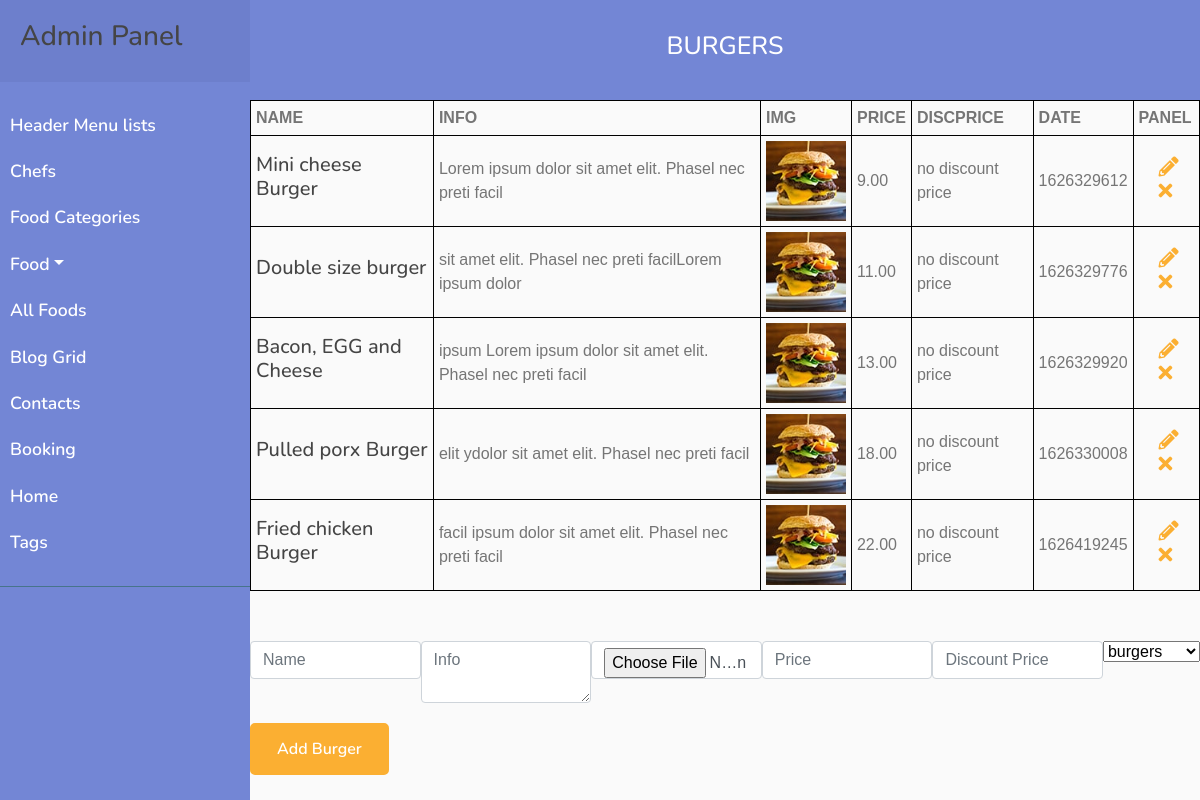
/php/admin/burgers.php?catId=1, run on the app's committed database.
### tables this page shows
CREATE TABLE `all_foods` (
  `id` int(16) NOT NULL,
  `name` varchar(128) NOT NULL,
  `info` text NOT NULL,
  `img` varchar(128) NOT NULL,
  `price` varchar(16) NOT NULL,
  `discPrice` varchar(16) NOT NULL,
  `categories_id` int(16) NOT NULL,
  `date` int(32) NOT NULL
);

### php/admin/burgers.php (the view, shortened to what this page needs)
<!DOCTYPE html>
<html lang="en">
<head>
    <link href="https://stackpath.bootstrapcdn.com/bootstrap/4.4.1/css/bootstrap.min.css" rel="stylesheet">
    <link href="https://cdnjs.cloudflare.com/ajax/libs/font-awesome/5.10.0/css/all.min.css" rel="stylesheet">
    <link href="../../lib/animate/animate.min.css" rel="stylesheet">
    <link href="../../lib/owlcarousel/assets/owl.carousel.min.css" rel="stylesheet">
    <link href="../../lib/flaticon/font/flaticon.css" rel="stylesheet">
    <link href="../../lib/tempusdominus/css/tempusdominus-bootstrap-4.min.css" rel="stylesheet" />
    <link href="../../css/style.css" rel="stylesheet">
</head>
<body>
    <div class="admin">
        <?php
        require_once "../../components/adminFoodNav.php";
        ?>
        <div class="admin__section admin__section_header-list">
            <div class="admin__section_head">
                <h3 class="admin__section_title">Burgers</h3>
            </div>
            <div class="admin__section_content">
                <div class="admin__section_content">
                    <div class="admin__burgers">
                        <table class="admin__table">
                            <tr>
                                <th class="admin__table_title">name</th>
                                <th class="admin__table_title">info</th>
                                <th class="admin__table_title">img</th>
                                <th class="admin__table_title">price</th>
                                <th class="admin__table_title">discPrice</th>
                                <th class="admin__table_title">date</th>
                                <th class="admin__table_title">panel</th>
                            </tr>
                            <?php
                            $query = "SELECT * FROM all_foods WHERE categories_id = $_GET[catId]";
                            $result = mysqli_query($mysqli, $query);
                            while ($row = mysqli_fetch_assoc($result)) {
                            ?>
                                <tr class="admin__section_item">
                                    <td class="admin__section_item_td">
                                        <h3 class="admin__section_item_name">
                                            <?php echo $row['name'] ?>
                                        </h3>
                                    </td>
                                    <td class="admin__section_item_td">
                                        <?php echo $row['info'] ?>
                                    </td>
                                    <td class="admin__section_item_td">
                                        <div class="admin__section_img">
                                            <img src="../../img/foods/<?php echo $row['img'] ?>" alt="<?php echo $row['name'] ?>">
                                        </div>
                                    </td>
                                    <td class="admin__section_item_td">
                                        <?php echo $row['price'] ?>
                                    </td>
                                    <td class="admin__section_item_td">
                                        <?php echo $row['discPrice'] ? $row['discPrice'] : "no discount price" ?>
                                    </td>
                                    <td class="admin__section_item_td">
                                        <?php echo $row['date'] ?>
                                    </td>
                                    <td class="admin__section_item_td">
                                        <a href="?catId=<?php echo $_GET["catId"] ?>&id=<?php echo $row["id"] ?>">
                                            <i class="example__class admin__icon fas fa-pencil-alt"></i>
                                        </a>
                                        <a href="./allFoods/remove.php?id=<?php echo $row["id"] ?>">
                                            <i class="admin__icon fas fa-times"></i>
                                        </a>
                                    </td>
                                </tr>
                            <?php } ?>
                        </table>
                    </div>
                    <?php
                    $id = '';
                    $name = '';
                    $info = '';
                    $price = '';
                    ?>
                    <form class="admin__form" action="<?php if (isset($_GET['id'])) {
                                                            echo './allFoods/update.php?id=' . $id;
                                                        } else {
                                                            echo './allFoods/insert.php';
                                                        } ?>" method="POST" enctype="multipart/form-data">
                        <div class="form__flex">
                            <input class="admin__inp admin__inp_food form-control" type="text" name="name" value="<?php echo $name; ?>" placeholder="Name" required>
                            <textarea class="admin__inp admin__inp_food form-control" name="info" placeholder="Info"><?php echo $info; ?></textarea>
                            <input class="admin__inp admin__inp_food form-control" type="file" name="img"
                            <?php if (!isset($_GET['id'])) {echo 'required';} ?>>
                            <input class="admin__inp admin__inp_food form-control" type="number" name="price" value="<?php echo $price; ?>" placeholder="Price" required>
                            <input class="admin__inp admin__inp_food form-control" type="number" name="discPrice" value="<?php echo $discPrice; ?>" placeholder="Discount Price">
                            <select name="categoriesId" id="categoriesId" name="categoriesId">
                                <?php
                                $query = 'SELECT * FROM food_categories';
                                $result = mysqli_query($mysqli, $query);
                                while ($row = mysqli_fetch_assoc($result)) { ?>
                                    <option value="<?php echo $row['id'] ?>"><?php echo $row['name'] ?></option>
                                <?php } ?>
                            </select>
                        </div>
                        <div>
                            <button class="btn custom-btn admin__form_btn">Add Burger</button>
                        </div>
                    </form>
                </div>
            </div>
        </div>
    </div>
</body>
</html>

### css/style.css (style rules this page uses)
body { color: #757575; background: #ffffff; font-family: 'open sans', sans-serif; }
h1, h2, h3, h4, h5, h6 { color: #454545; font-family: 'Nunito', sans-serif; }
a { font-family: 'Nunito', sans-serif; font-weight: 600; color: #fbaf32; transition: .3s; }
.btn.custom-btn { padding: 12px 25px; font-family: 'Nunito', sans-serif; font-size: 16px; font-weight: 600; color: #ffffff; background: #fbaf32; border: 2px solid #fbaf32; border-radius: 5px; transition: .5s; }
.form__flex { width: 100%; display: flex; justify-content: space-between; }
.admin__inp { width: 30%; }
.admin__inp_food { width: 18%; }
#categoriesId { height: max-content; }
.admin__form_btn { margin-top: 20px; }
body { font-family: 'Poppins', sans-serif; background: #fafafa; }
.admin { display: flex; justify-content: space-between }
.admin__section { width: calc(100% - 250px); }
.admin__section_head { width: 100%; height: 100px; background: #7386D5; display: flex; justify-content: center; align-items: center; }
.admin__section_title { font-size: 25px; color: #ffffff; text-transform: uppercase; }
.admin__section_content { width: 100%; height: calc(100% - 100px); }
.admin__table { width: 100%; border-collapse: collapse; }
.admin__table_title { text-transform: uppercase; }
.admin__table_title, .admin__section_item_td { padding: 5px; border: 1px solid black; }
.admin__section_item { width: 100%; padding: 10px; }
.admin__section_img { width: 80px; }
.admin__section_img > img { width: 100%; display: block; }
.admin__section_item_name, .admin__section_item_pos { font-size: 20px; }
.admin__section_item_td:last-child { width: 7%; }
.admin__icon { font-size: 20px; cursor: pointer; margin-left: 20px; }
.admin__form { margin-top: 50px; }

### data on the page
all_foods: name "Mini cheese Burger", info "Lorem ipsum dolor sit amet elit. Phasel nec preti facil", img (picture), price "9.00", discPrice "no discount price", date "1626329612"
all_foods: name "Double size burger", info "sit amet elit. Phasel nec preti facilLorem ipsum dolor", img (picture), price "11.00", discPrice "no discount price", date "1626329776"
all_foods: name "Bacon, EGG and Cheese", info "ipsum Lorem ipsum dolor sit amet elit. Phasel nec preti facil", img (picture), price "13.00", discPrice "no discount price", date "1626329920"
all_foods: name "Pulled porx Burger", info "elit ydolor sit amet elit. Phasel nec preti facil", img (picture), price "18.00", discPrice "no discount price", date "1626330008"
all_foods: name "Fried chicken Burger", info "facil ipsum dolor sit amet elit. Phasel nec preti facil", img (picture), price "22.00", discPrice "no discount price", date "1626419245"

### other printed values
form field categoriesId "burgers"
